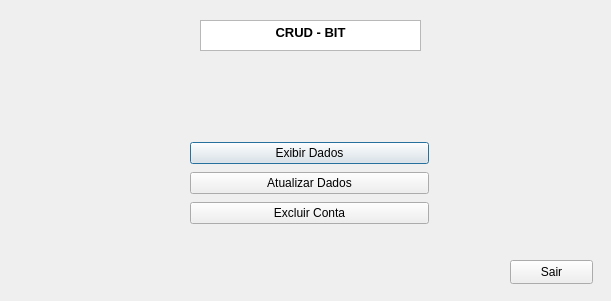
<?xml version="1.0" encoding="UTF-8"?>
<ui version="4.0">
 <class>UserWindow</class>
 <widget class="QDialog" name="UserWindow">
  <property name="geometry">
   <rect>
    <x>0</x>
    <y>0</y>
    <width>611</width>
    <height>301</height>
   </rect>
  </property>
  <property name="windowTitle">
   <string>Bem-Vindo!</string>
  </property>
  <widget class="QTextBrowser" name="textBrowser">
   <property name="geometry">
    <rect>
     <x>200</x>
     <y>20</y>
     <width>221</width>
     <height>31</height>
    </rect>
   </property>
   <property name="html">
    <string>&lt;!DOCTYPE HTML PUBLIC &quot;-//W3C//DTD HTML 4.0//EN&quot; &quot;http://www.w3.org/TR/REC-html40/strict.dtd&quot;&gt;
&lt;html&gt;&lt;head&gt;&lt;meta name=&quot;qrichtext&quot; content=&quot;1&quot; /&gt;&lt;meta charset=&quot;utf-8&quot; /&gt;&lt;style type=&quot;text/css&quot;&gt;
p, li { white-space: pre-wrap; }
&lt;/style&gt;&lt;/head&gt;&lt;body style=&quot; font-family:'Fira Sans Semi-Light'; font-size:10pt; font-weight:400; font-style:normal;&quot;&gt;
&lt;p align=&quot;center&quot; style=&quot; margin-top:0px; margin-bottom:0px; margin-left:0px; margin-right:0px; -qt-block-indent:0; text-indent:0px;&quot;&gt;&lt;span style=&quot; font-weight:700;&quot;&gt;CRUD - BIT&lt;/span&gt;&lt;/p&gt;&lt;/body&gt;&lt;/html&gt;</string>
   </property>
  </widget>
  <widget class="QWidget" name="layoutWidget">
   <property name="geometry">
    <rect>
     <x>190</x>
     <y>140</y>
     <width>239</width>
     <height>86</height>
    </rect>
   </property>
   <layout class="QVBoxLayout" name="verticalLayout">
    <item>
     <widget class="QPushButton" name="display_data_btn">
      <property name="text">
       <string>Exibir Dados</string>
      </property>
     </widget>
    </item>
    <item>
     <widget class="QPushButton" name="update_user_btn">
      <property name="text">
       <string>Atualizar Dados</string>
      </property>
     </widget>
    </item>
    <item>
     <widget class="QPushButton" name="delete_user_btn">
      <property name="text">
       <string>Excluir Conta</string>
      </property>
     </widget>
    </item>
   </layout>
  </widget>
  <widget class="QPushButton" name="exit_btn">
   <property name="geometry">
    <rect>
     <x>510</x>
     <y>260</y>
     <width>83</width>
     <height>24</height>
    </rect>
   </property>
   <property name="text">
    <string>Sair</string>
   </property>
  </widget>
 </widget>
 <resources/>
 <connections/>
</ui>
